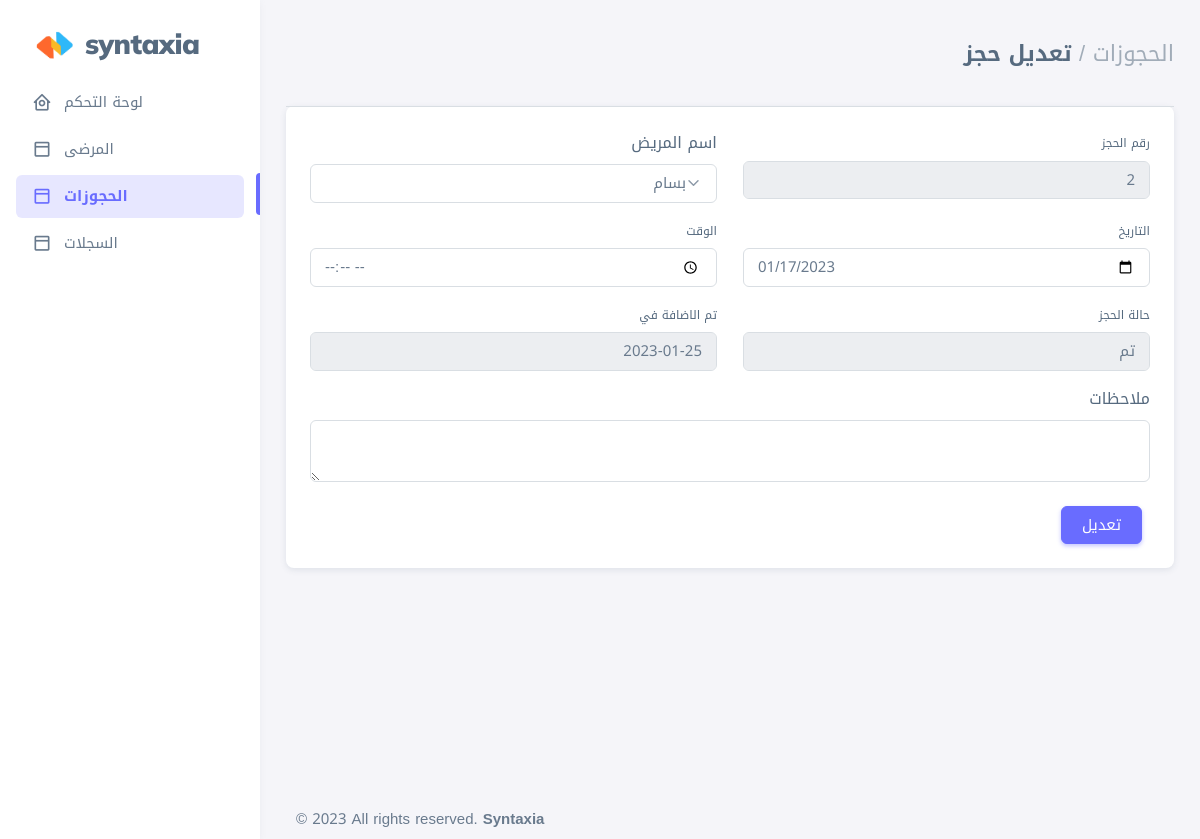
/reserv/edit_reserv/2 (signed in), run on the app's committed database.
### home_app/models.py (models this page shows, shortened)
class Appointment(models.Model):
    patient = models.ForeignKey(Patient,null=True,on_delete=models.CASCADE)
    date = models.DateField(blank=False, null=False,)
    time = models.TimeField(null=False, blank=False)
    status = models.CharField(max_length=10, blank=True, null=True,default="لم يتم")
    notes = models.TextField(max_length=255, blank=True, null=True)
    created_at = models.DateField(auto_now_add=True, blank=True, null=True)
    updated_at = models.DateField(auto_now=True, blank=True, null=True)
    class Meta:
        ordering  = ('date',)

class Patient(models.Model):
    name = models.CharField(max_length=100,blank=False, null=False)
    email = models.EmailField(max_length=100, blank=True, null=True)
    phone = models.CharField(max_length=20, blank=False, null=False)
    address = models.CharField(max_length=200, blank=True, null=True)
    bloodgroup = models.CharField(max_length=10, blank=True, null=True)
    sex = models.CharField(max_length=10, blank=False)
    age = models.IntegerField(blank=False, null=True)
    notes = models.TextField(max_length=255, blank=True, null=True)
    created_at = models.DateField(auto_now_add =True, blank=True, null=True)
    updated_at = models.DateField(auto_now=True, blank=True, null=True)

### home_app/views.py (the view, shortened to what this page needs)
# urls.py: path('reserv/edit_reserv/<int:pk>' , views.edit_reserv, name = 'edit_reserv'),
@login_required(login_url=('/home_app/login'))
def edit_reserv(request, pk):
    reserv = Appointment.objects.get(id=pk)
    context = {
        'reserv' : reserv
    }
    return render(request , 'pages/edit_reserv.html', context)

### templates/pages/edit_reserv.html (shortened to what this page needs)
{% extends 'base.html' %}
{% load static %}
{% block content %}
<div class="layout-wrapper layout-content-navbar">
    <div class="layout-container">
      <aside dir="ltr" id="layout-menu" class="layout-menu menu-vertical menu bg-menu-theme">
        <div class="app-brand demo">
          <a href="{% url 'index' %}" class="app-brand-link">
            <span class="app-brand-logo demo">
              <div
                style="width: 45px;position: relative;"
                width="25"
                viewBox="0 0 25 42"
                version="1.1"
                xmlns="http://www.w3.org/2000/svg"
                xmlns:xlink="http://www.w3.org/1999/xlink"
              >
              <img width="100%" src="{% static 'assets/img/logo.png' %}" alt="">
              </div>
            </span>
            <span style="font-family: 'Mulish', sans-serif;" class="app-brand-text demo menu-text fw-bolder ms-2">Syntaxia</span>
          </a>
        </div>
        <ul class="menu-inner py-1">
            <li class="menu-item">
              <a href="{%url 'index'%}" class="menu-link">
                <i class="menu-icon tf-icons bx bx-home-circle"></i>
                <div data-i18n="Analytics">لوحة التحكم</div>
              </a>
            </li>
            <li class="menu-item ">
              <li class="menu-item ">
                <a href="{%url 'patients'%}" class="menu-link ">
                  <i class="menu-icon tf-icons bx bx-dock-top"></i>
                  <div data-i18n="Analytics">المرضى</div>
                </a>
            </li>
            <li class="menu-item active">
              <li class="menu-item active">
                <a href="{%url 'reservations'%}" class="menu-link active">
                  <i class="menu-icon tf-icons bx bx-dock-top"></i>
                  <div data-i18n="Analytics">الحجوزات</div>
                </a>
            </li>
            <li class="menu-item">
              <li class="menu-item">
                <a href="{%url 'records'%}" class="menu-link">
                  <i class="menu-icon tf-icons bx bx-dock-top"></i>
                  <div data-i18n="Analytics">السجلات</div>
                </a>
            </li>
          </ul>
      </aside>
      <div class="layout-page">
        <div class="content-wrapper">
          <div class="container-xxl flex-grow-1 container-p-y">
            <h4 class="fw-bold py-3 mb-4"><span class="text-muted fw-light">الحجوزات  /</span> تعديل حجز</h4>
            <div class="row">
                <div class="col-md-12">
                  <div class="card mb-4">
                    <hr class="my-0" />
                    <div class="card-body">
                      <form id="formAccountSettings" method="POST">
                        <div class="row">
                            <div class="mb-3 col-md-6">
                            <label for="firstName" class="form-label">رقم الحجز</label>
                            <input
                                readonly = 'True'
                                class="form-control"
                                type="number"
                                name="id"
                                value="{{reserv.id}}"
                                autofocus
                            />
                          </div>
                          <div class="mb-3 col-md-6">
                            <label style="font-size: 16px;" class="form-label" for="selectTypeOpt">اسم المريض</label>
                            <select required name="patient" id="selectTypeOpt" class="form-select color-dropdown">
                              <option value="{{reserv.patient.id}}" selected>{{reserv.patient.name}}</option>
                            </select>
                        </div>
                          <div class="mb-3 col-md-6">
                            <label for="lastName" class="form-label">التاريخ</label>
                            <input class="form-control" type="date" name="date" value="{{reserv.date | date:'c' }}" />
                          </div>
                          <div class="mb-3 col-md-6">
                            <label for="organization" class="form-label">الوقت</label>
                            <input
                              type="time"
                              class="form-control"
                              name="time"
                              value="{{reserv.time | time:'g:i'}}"
                            />
                          </div>
                          <div class="mb-3 col-md-6">
                            <label class="form-label" for="phoneNumber">حالة الحجز</label>
                            <div class="input-group input-group-merge">
                              <input
                              readonly = 'True'
                                type="text"
                                id="phoneNumber"
                                name="status"
                                class="form-control"
                                value="{{reserv.status}}"
                              />
                            </div>
                          </div>
                          <div class="mb-3 col-md-6">
                            <label for="organization" class="form-label">تم الاضافة في</label>
                            <input
                              readonly = 'True'
                              type="text"
                              class="form-control"
                              name="created_at"
                              value="{{reserv.created_at | date:'c' }}"
                            />
                          </div>
                          <div class="mb-3">
                            <label class="form-label" style="font-size: 16px;" for="basic-default-message">ملاحظات</label>
                            <textarea
                              value="{{reserv.notes}}"
                              name="notes"
                              id="basic-default-message"
                              class="form-control"
                            >{{reserv.notes}}</textarea>
                          </div>
                        </div>
                        <div class="mt-2">
                            <input type="submit" class="btn btn-primary me-2" value="تعديل">
                          </div>
                      </form>
                    </div>
                  </div>
                </div>
              </div>
            <br>
          </div>
        </div>
      </div>
    </div>
  </div>
{% endblock content %}

### static/assets/css/demo.css (style rules this page uses)
.menu .app-brand.demo { height: 64px; margin-top: 12px; }
.app-brand-text.demo { font-size: 1.75rem; letter-spacing: -0.5px; text-transform: lowercase; }

### data on the page
Appointment: id "2", patient "بسام", date "01/17/2023", status "تم", created_at "2023-01-25"
